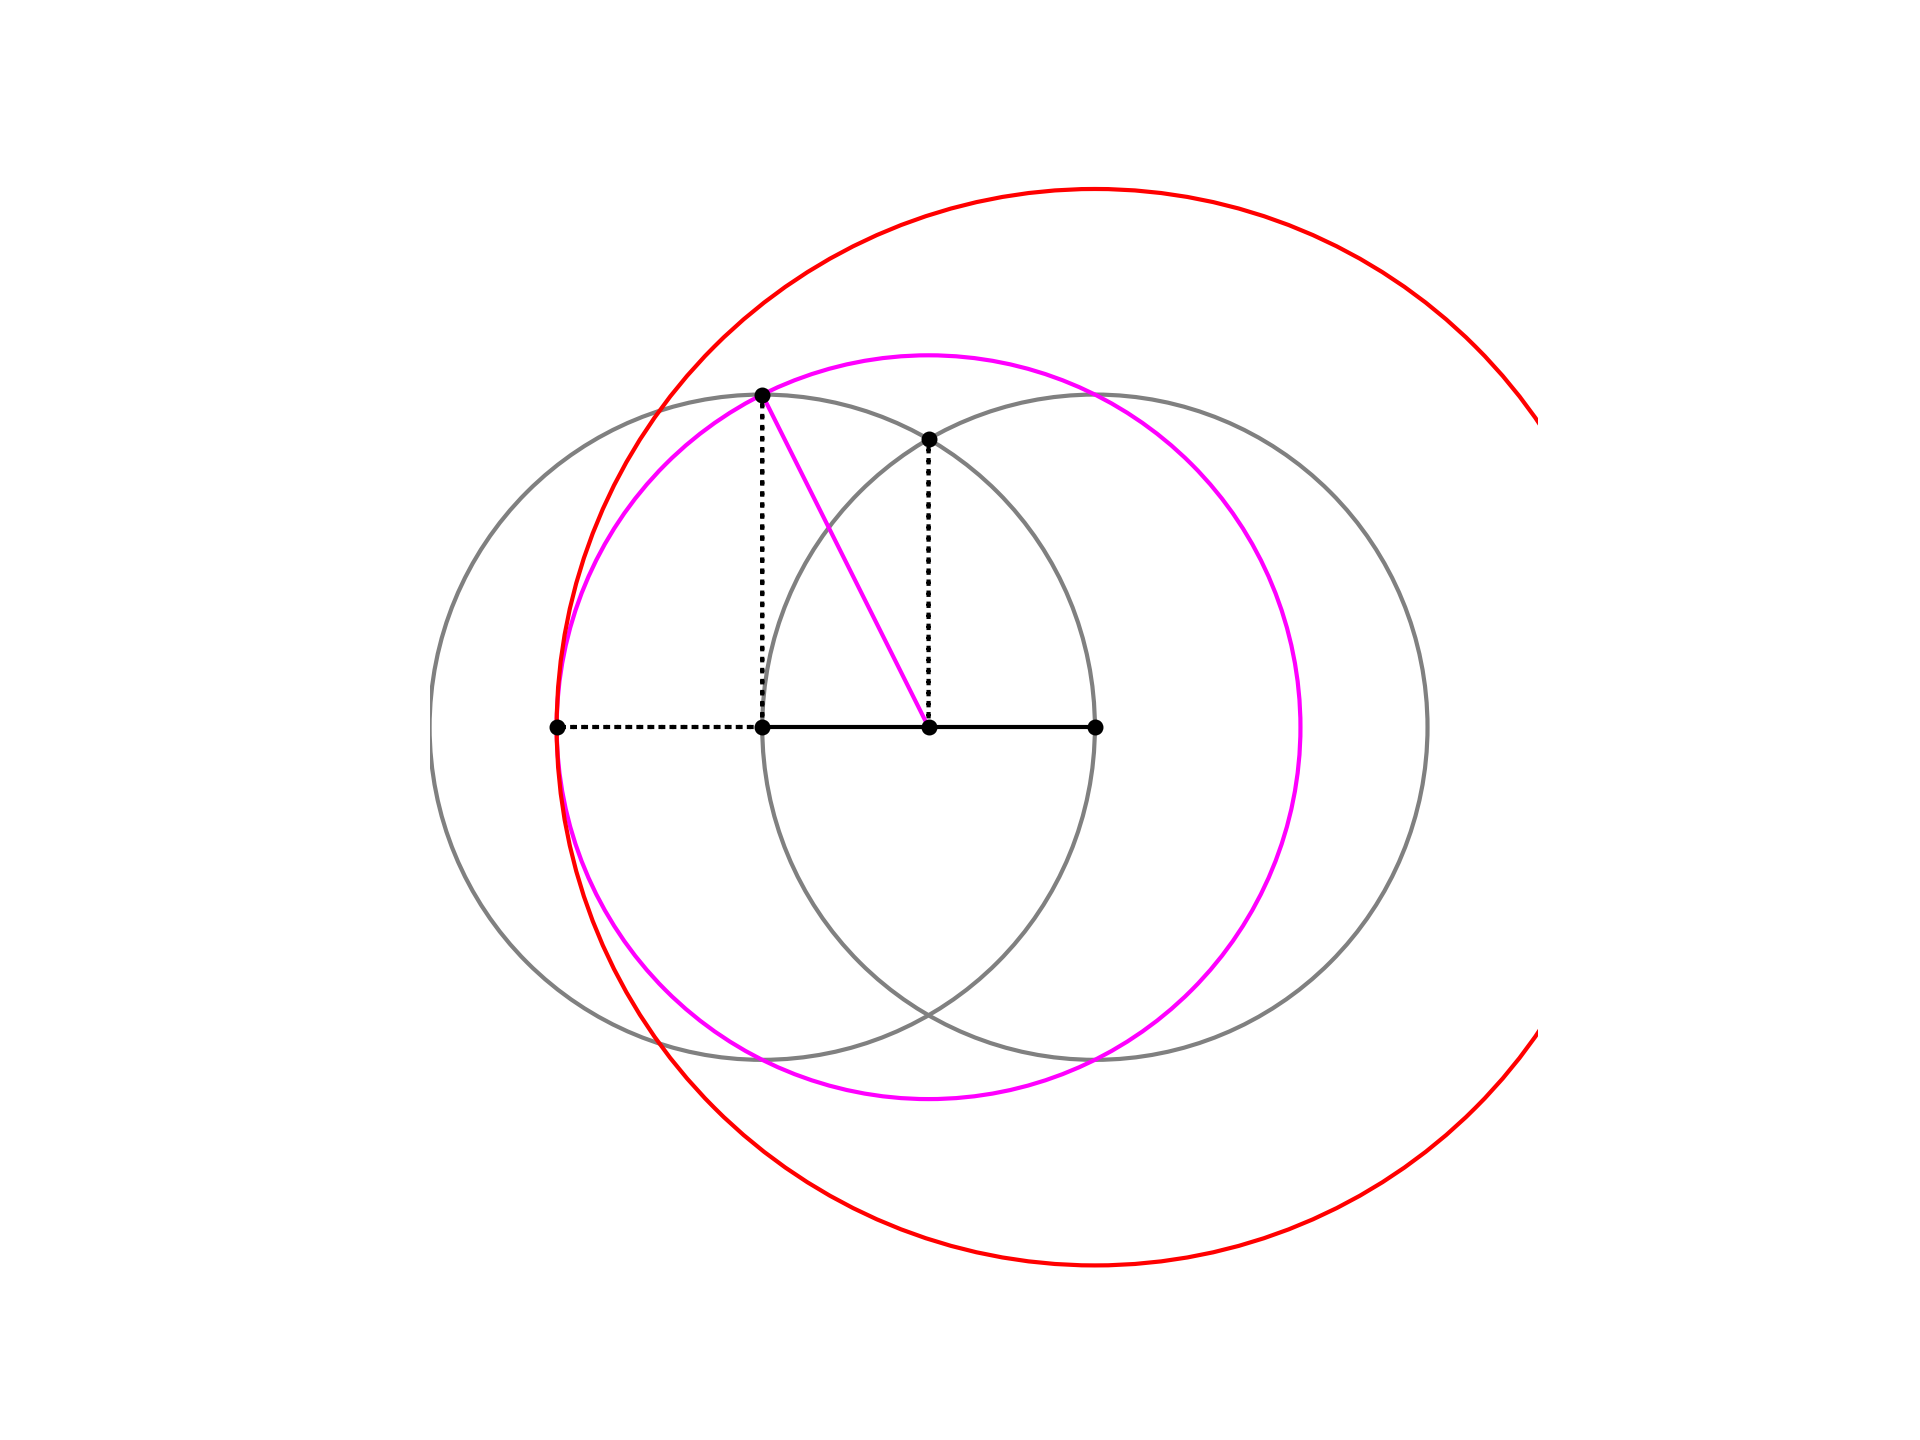

Reproduce this figure in Python.
import matplotlib.pyplot as plt
import numpy as np
import geometry as geo

fig, ax = geo.init()
ax.set(xlim=(0,100), ylim=(0,100))




A = geo.Point(30,50)
B = geo.Point(60,50)
r = geo.get_length([A,B])

c1 = plt.Circle(
    (A.x,A.y),r,fc='none',ec='gray')
ax.add_patch(c1)

c2 = plt.Circle(
    (B.x,B.y),r,fc='none',ec='gray')
ax.add_patch(c2)

G = geo.get_midpoint([A,B])
tmp = geo.Point(A.x,A.y+geo.STD_LENGTH)
H = geo.xlc([A,tmp],[A,r])[1]

F = geo.xcc([A,r],[B,r])[1]

r3 = geo.get_length([G,H])
c3 = plt.Circle(
    (G.x,G.y),r3,fc='none',ec='magenta')
ax.add_patch(c3)

J = geo.xlc([A,B],[G,r3])[0]

r4 = geo.get_length([B,J])
c3 = plt.Circle(
    (B.x,B.y),r4,fc='none',ec='r')
ax.add_patch(c3)

geo.dls(ax,[A,B])
geo.dls(ax,[A,J],ls=':')

tmp = geo.get_point_by_fractional_length([A,H],1.4)
geo.dls(ax,[A,H],ls=':')

tmp = geo.get_point_by_fractional_length([G,F],2)
geo.dls(ax,[G,F],ls=':')

geo.dls(ax,[G,H],ec='magenta')

geo.scp(ax,[A,B,F,G,H,J])




geo.savefig(plt)
